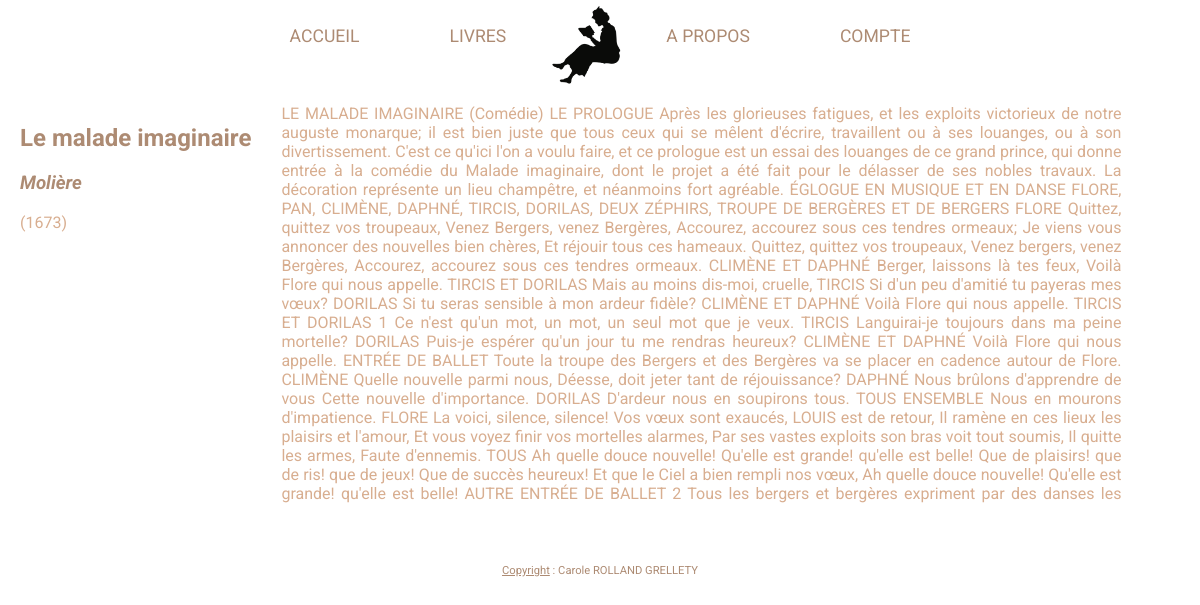
Page /books_read.php?id=1 on the committed database.
### tables this page shows
CREATE TABLE `books_table` (
  `book_id` int(11) NOT NULL,
  `book_author` varchar(256) NOT NULL,
  `book_title` varchar(256) NOT NULL,
  `book_year` int(11) NOT NULL,
  `book_summary` text NOT NULL,
  `book_text` text NOT NULL
);

### books_read.php (the view, shortened to what this page needs)
<?php session_start();
include_once('mysql.php');
$getData = $_GET;
$retrieveBookStatement = $mysqlClient->prepare('SELECT * FROM books_table WHERE book_id = :id');
$retrieveBookStatement->execute(['id' => $getData['id']]);
$bookChosen = $retrieveBookStatement->fetch(PDO::FETCH_ASSOC);
?>
<!DOCTYPE html>
<html lang="fr">
<head>
    <link rel="stylesheet" href="index.css">
</head>
<body>
    <div id="blocPage">
        <?php include_once('header.php'); ?>
        <div class="container_booksRead">
            <aside>
                <div>
                    <h2><?php echo ($bookChosen['book_title']); ?></h2>
                    <h3><span><?php echo ($bookChosen['book_author']); ?></span></h3>
                    <p><?php echo '(' . ($bookChosen['book_year']) . ')'; ?></p>
                </div>
            </aside>
            <article>
                <p><?php echo ($bookChosen['book_text']); ?></p>
            </article>
        </div>
        <?php include_once('footer.php'); ?>
    </div>
</body>
</html>

### index.css (style rules this page uses)
body { margin: 0; font-family: 'Roboto', sans-serif; }
h1, h2, h3, h4, h5, h6 { color: #AD8B73; }
p { color: #D8AE90; margin: 0; }
h3 span { font-style: italic; }
.container_booksRead { display: flex; }
.container_booksRead aside { width: fit-content; margin: 20px 30px 0 20px; }
.container_booksRead article { width: 70%; height: 400px; overflow: auto; text-align: justify; margin: 20px 20px 40px 0; }

### rows in the picture
books_table: book_title "Le malade imaginaire", book_author "Molière", book_year "1673", book_text "LE MALADE IMAGINAIRE (Comédie) LE PROLOGUE Après les glorieuses fatigues, et les exploits victorieux de notre auguste monarque; il est bien juste que tous ceux qui se mêlent d'écrire, travaillent ou à ses louanges, ou à son divertissement. C'est ce qu'ici l'on a voulu faire, et ce prologue est un essai des louanges de ce grand prince, qui donne entrée à la comédie du Malade imaginaire, dont le projet a été fait pour le délasser de ses nobles travaux. La décoration représente un lieu champêtre, et néanmoins fort agréable. ÉGLOGUE EN MUSIQUE ET EN DANSE FLORE, PAN, CLIMÈNE, DAPHNÉ, TIRCIS, DORILAS, DEUX ZÉPHIRS, TROUPE DE BERGÈRES ET DE BERGERS FLORE Quittez, quittez vos troupeaux, Venez…"
